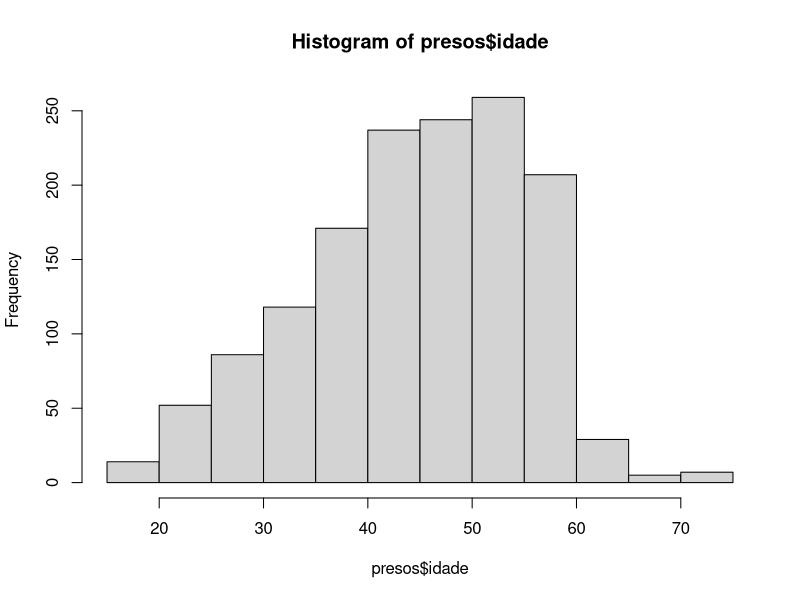
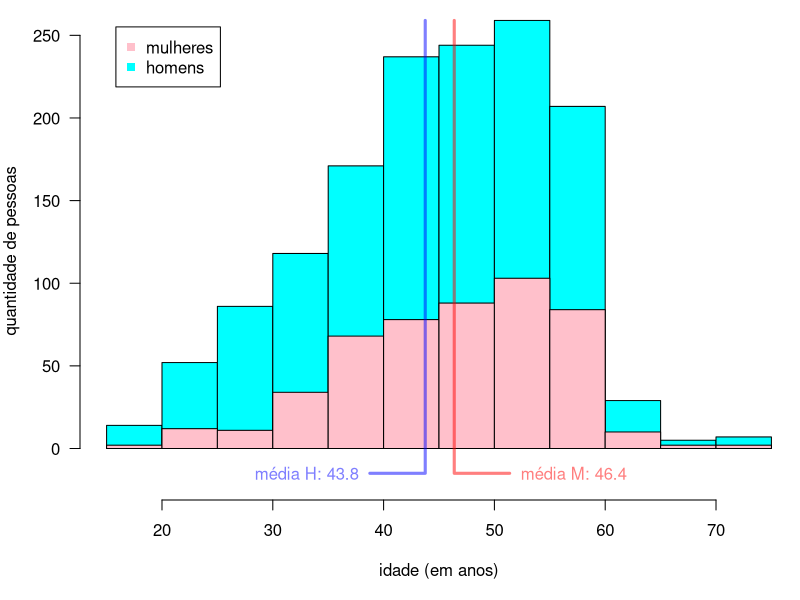
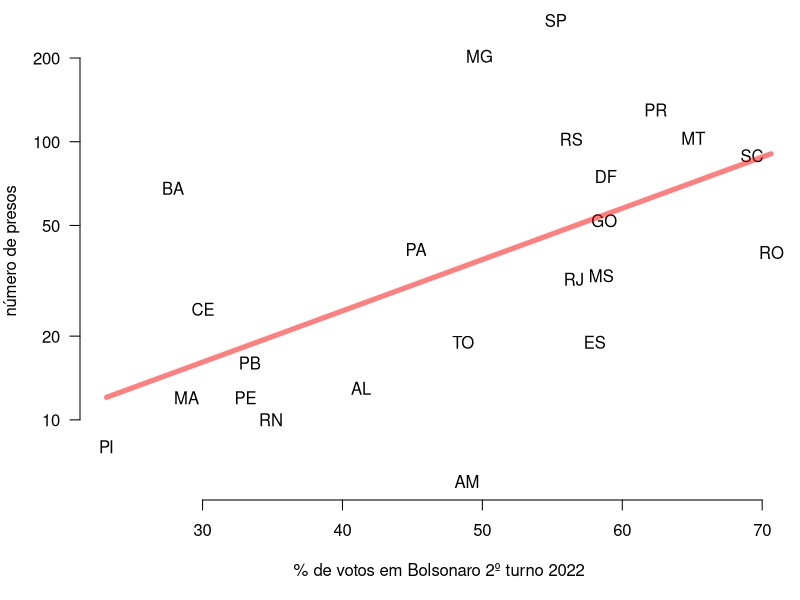

R code for these plots, in order:
presos.raw <- read.csv ("presos.csv")
nrow (presos.raw)
table (presos.raw$genero)

presos <- subset (presos.raw, data.nascimento != "")
nrow (presos)

presos$data.nascimento <- as.Date (presos$data.nascimento)
presos$idade <- as.numeric (as.Date ("2023-01-08")
                            - presos$data.nascimento) / 365.25

nrow (subset (presos, idade < 18))
nrow (subset (presos, idade >= 80))

presos <- subset (presos, idade >= 18 & idade < 80)
nrow (presos)
table (presos$genero)

summary (presos$idade)

n <- nrow (presos)
length (which (presos$idade > 45 & presos$idade < 55)) / n
length (which (presos$idade > 40 & presos$idade < 60)) / n

(mean.df <- aggregate (presos, idade ~ genero, mean))
mean.f <- mean.df$idade [1]
mean.m <- mean.df$idade [2]
aggregate (presos, idade ~ genero, median)
t.test (idade ~ genero, presos)

h <- hist (presos$idade)
max.count <- max (h$counts)

png (file = "histograma-idades.png", height = 640, width = 640, pointsize = 24)
par (mar = c (5, 4, 0.1, 0.1))
plot (h, col = "cyan", las = 1, ylim = c (-20, max.count),
      xlab = "idade (em anos)", ylab = "quantidade de pessoas", main = "")
hist (subset(presos, genero == "F")$idade, col = "pink", breaks = h$breaks,
      add = TRUE)
lines (mean.f + c (5, 0, 0), c (-15, -15, max.count), col = "#ff000080",
       lwd = 3)
text (mean.f + 6, -15, adj = c (0, 0.5), col = "#ff000080",
      label = sprintf ("média M: %.1f", mean.f))
lines (mean.m + c (-5, 0, 0), c (-15, -15, max.count), col = "#0000ff80",
       lwd = 3)
text (mean.m - 6, -15, adj = c (1, 0.5), col = "#0000ff80",
      label = sprintf ("média H: %.1f", mean.m))
legend ("topleft", legend = c("mulheres", "homens"), pch = 15,
        col = c("pink", "cyan"), inset = 0.05)
dev.off ()

uf.count <- sort (table (presos$uf), decreasing = TRUE)
uf.count <- uf.count [which (names (uf.count) != "")]
cat ("\n|estado|número|porcentagem|\n|-|-|-|\n")
s <- sum (uf.count)
for (i in names (uf.count))
    cat (sprintf ("|%s|%s|%.1f%%|\n", i, uf.count [i],
                  100 * (uf.count [i] / s)))

length (which (presos$uf == ""))

election <- read.csv ("eleicao-2022.csv")
election$count <- NA
for (i in names(uf.count))
    election$count [which (election$uf == i)] <- uf.count [i]
which (uf.count <= 5)
election <- subset (election, count > 5)
cor.test (election$votos.bolsonaro, log (election$count))

png (file = "votos-bolsonaro-numero-presos.png", height = 640, width = 640,
     pointsize = 24)
par (mar = c (5, 4, 0.1, 0.1))
plot (election$votos.bolsonaro, election$count,
      log = "y", type = "n", las = 1, bty = "n",
      xlab = "% de votos em Bolsonaro 2º turno 2022",
      ylab = "número de presos")
text (election$votos.bolsonaro, election$count, labels = election$uf)
fm <- lm (log (count) ~ votos.bolsonaro, election)
x.pred <- seq (min (election$votos.bolsonaro), max (election$votos.bolsonaro),
               by = 0.1)
lines (x.pred, exp (predict (fm,
                             newdata = data.frame (votos.bolsonaro = x.pred))),
       lwd = 5, col = "#ff000080")
dev.off ()
